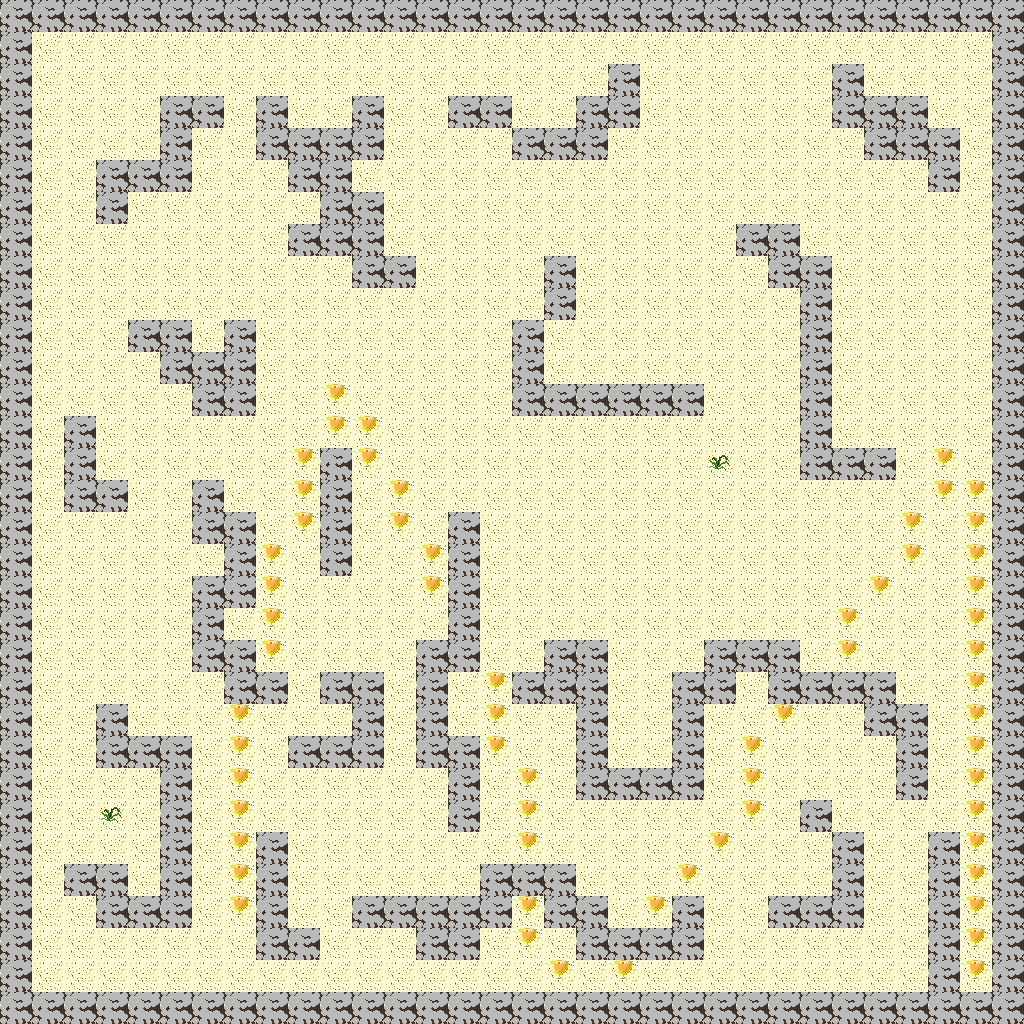

This game map was drawn from its Tiled (.tmx) file and the tilesets committed beside it. A one-line description and the trimmed map source follow:
An orthogonal 32x32 tile map with 32x32 px tiles, 3 tile layers (ground, decoration, block).

<map version="1.0" orientation="orthogonal" renderorder="right-down" width="32" height="32" tilewidth="32" tileheight="32" nextobjectid="1">
 <tileset firstgid="1" name="tiles" tilewidth="32" tileheight="32" tilecount="8">
  <image source="tiles.png" width="256" height="32" />
 </tileset>
 <layer name="ground" width="32" height="32">
  <data>[1024 cells, 1024 non-empty, 1 distinct tile ids]</data>
 </layer>
 <layer name="decoration" width="32" height="32">
  <data>[1024 cells, 73 non-empty, 2 distinct tile ids]</data>
 </layer>
 <layer name="block" width="32" height="32">
  <data>[1024 cells, 301 non-empty, 1 distinct tile ids]</data>
 </layer>
</map>